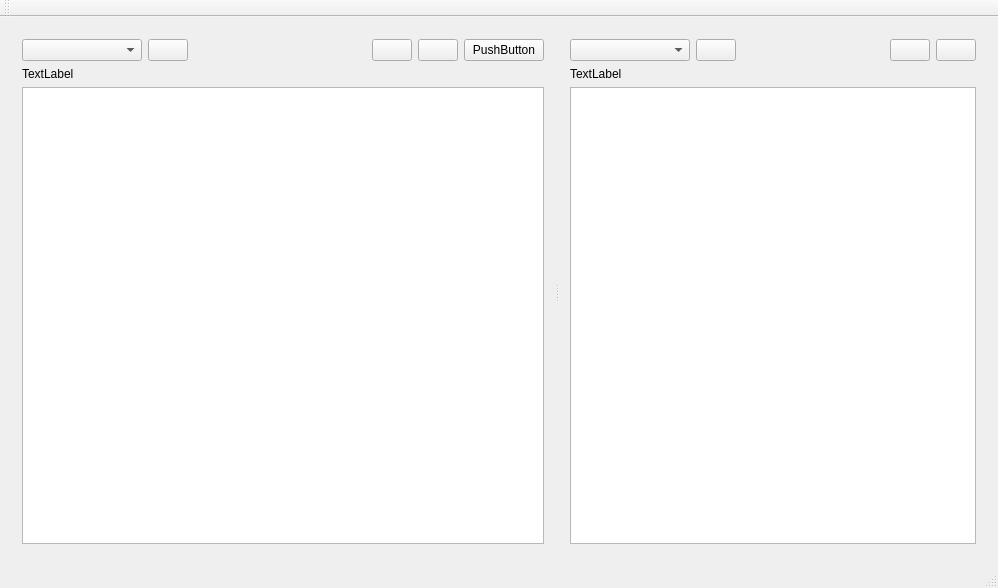
<?xml version="1.0" encoding="UTF-8"?>
<ui version="4.0">
 <class>MainWindow</class>
 <widget class="QMainWindow" name="MainWindow">
  <property name="geometry">
   <rect>
    <x>0</x>
    <y>0</y>
    <width>998</width>
    <height>588</height>
   </rect>
  </property>
  <property name="windowTitle">
   <string>MainWindow</string>
  </property>
  <widget class="QWidget" name="centralWidget">
   <layout class="QGridLayout" name="gridLayout">
    <item row="0" column="0">
     <widget class="QSplitter" name="splitter">
      <property name="orientation">
       <enum>Qt::Horizontal</enum>
      </property>
      <widget class="QWidget" name="layoutWidget">
       <layout class="QVBoxLayout" name="verticalLayout">
        <item>
         <layout class="QHBoxLayout" name="horizontalLayout">
          <item>
           <widget class="QComboBox" name="comboBox1">
            <property name="sizePolicy">
             <sizepolicy hsizetype="Preferred" vsizetype="Fixed">
              <horstretch>0</horstretch>
              <verstretch>0</verstretch>
             </sizepolicy>
            </property>
            <property name="minimumSize">
             <size>
              <width>120</width>
              <height>0</height>
             </size>
            </property>
           </widget>
          </item>
          <item>
           <widget class="QPushButton" name="pushButton">
            <property name="focusPolicy">
             <enum>Qt::NoFocus</enum>
            </property>
            <property name="toolTip">
             <string>Обновить список дисков</string>
            </property>
            <property name="layoutDirection">
             <enum>Qt::LeftToRight</enum>
            </property>
            <property name="text">
             <string/>
            </property>
            <property name="icon">
             <iconset resource="res.qrc">
              <normaloff>:/icon/res/update.png</normaloff>:/icon/res/update.png</iconset>
            </property>
           </widget>
          </item>
          <item>
           <spacer name="horizontalSpacer">
            <property name="orientation">
             <enum>Qt::Horizontal</enum>
            </property>
            <property name="sizeHint" stdset="0">
             <size>
              <width>40</width>
              <height>20</height>
             </size>
            </property>
           </spacer>
          </item>
          <item>
           <widget class="QPushButton" name="pushButtonNewFolderL">
            <property name="toolTip">
             <string>Создать новый каталог</string>
            </property>
            <property name="statusTip">
             <string/>
            </property>
            <property name="text">
             <string/>
            </property>
            <property name="icon">
             <iconset resource="res.qrc">
              <normaloff>:/icon/res/add-folder.png</normaloff>:/icon/res/add-folder.png</iconset>
            </property>
           </widget>
          </item>
          <item>
           <widget class="QPushButton" name="pushButtonDelFolderL">
            <property name="toolTip">
             <string>Удаление каталога и всех файлов</string>
            </property>
            <property name="text">
             <string/>
            </property>
            <property name="icon">
             <iconset resource="res.qrc">
              <normaloff>:/icon/res/remove.png</normaloff>:/icon/res/remove.png</iconset>
            </property>
           </widget>
          </item>
          <item>
           <widget class="QPushButton" name="pushButton_4">
            <property name="text">
             <string>PushButton</string>
            </property>
           </widget>
          </item>
         </layout>
        </item>
        <item>
         <widget class="QLabel" name="label1">
          <property name="text">
           <string>TextLabel</string>
          </property>
         </widget>
        </item>
        <item>
         <widget class="QTreeView" name="treeView1">
          <property name="focusPolicy">
           <enum>Qt::NoFocus</enum>
          </property>
          <property name="dragEnabled">
           <bool>true</bool>
          </property>
          <property name="dragDropMode">
           <enum>QAbstractItemView::DragDrop</enum>
          </property>
          <property name="selectionMode">
           <enum>QAbstractItemView::MultiSelection</enum>
          </property>
          <property name="selectionBehavior">
           <enum>QAbstractItemView::SelectRows</enum>
          </property>
         </widget>
        </item>
       </layout>
      </widget>
      <widget class="QWidget" name="layoutWidget">
       <layout class="QVBoxLayout" name="verticalLayout_2">
        <item>
         <layout class="QHBoxLayout" name="horizontalLayout_2">
          <item>
           <widget class="QComboBox" name="comboBox2">
            <property name="sizePolicy">
             <sizepolicy hsizetype="Preferred" vsizetype="Fixed">
              <horstretch>0</horstretch>
              <verstretch>0</verstretch>
             </sizepolicy>
            </property>
            <property name="minimumSize">
             <size>
              <width>120</width>
              <height>0</height>
             </size>
            </property>
           </widget>
          </item>
          <item>
           <widget class="QPushButton" name="pushButton_2">
            <property name="focusPolicy">
             <enum>Qt::NoFocus</enum>
            </property>
            <property name="toolTip">
             <string>Обновить список дисков</string>
            </property>
            <property name="text">
             <string/>
            </property>
            <property name="icon">
             <iconset resource="res.qrc">
              <normaloff>:/icon/res/update.png</normaloff>:/icon/res/update.png</iconset>
            </property>
           </widget>
          </item>
          <item>
           <spacer name="horizontalSpacer_2">
            <property name="orientation">
             <enum>Qt::Horizontal</enum>
            </property>
            <property name="sizeHint" stdset="0">
             <size>
              <width>40</width>
              <height>20</height>
             </size>
            </property>
           </spacer>
          </item>
          <item>
           <widget class="QPushButton" name="pushButtonNewFolderR">
            <property name="toolTip">
             <string>Создать новый каталог</string>
            </property>
            <property name="text">
             <string/>
            </property>
            <property name="icon">
             <iconset resource="res.qrc">
              <normaloff>:/icon/res/add-folder.png</normaloff>:/icon/res/add-folder.png</iconset>
            </property>
           </widget>
          </item>
          <item>
           <widget class="QPushButton" name="pushButtonDelFolderR">
            <property name="toolTip">
             <string>Удаление каталога и всех файлов</string>
            </property>
            <property name="text">
             <string/>
            </property>
            <property name="icon">
             <iconset resource="res.qrc">
              <normaloff>:/icon/res/remove.png</normaloff>:/icon/res/remove.png</iconset>
            </property>
           </widget>
          </item>
         </layout>
        </item>
        <item>
         <widget class="QLabel" name="label_2">
          <property name="text">
           <string>TextLabel</string>
          </property>
         </widget>
        </item>
        <item>
         <widget class="QTreeView" name="treeView2">
          <property name="focusPolicy">
           <enum>Qt::NoFocus</enum>
          </property>
          <property name="dragEnabled">
           <bool>true</bool>
          </property>
          <property name="dragDropMode">
           <enum>QAbstractItemView::DragDrop</enum>
          </property>
          <property name="selectionMode">
           <enum>QAbstractItemView::MultiSelection</enum>
          </property>
          <property name="selectionBehavior">
           <enum>QAbstractItemView::SelectRows</enum>
          </property>
         </widget>
        </item>
       </layout>
      </widget>
     </widget>
    </item>
   </layout>
  </widget>
  <widget class="QMenuBar" name="menuBar">
   <property name="geometry">
    <rect>
     <x>0</x>
     <y>0</y>
     <width>998</width>
     <height>21</height>
    </rect>
   </property>
  </widget>
  <widget class="QToolBar" name="mainToolBar">
   <attribute name="toolBarArea">
    <enum>TopToolBarArea</enum>
   </attribute>
   <attribute name="toolBarBreak">
    <bool>false</bool>
   </attribute>
  </widget>
  <widget class="QStatusBar" name="statusBar"/>
 </widget>
 <layoutdefault spacing="6" margin="11"/>
 <resources>
  <include location="res.qrc"/>
 </resources>
 <connections/>
</ui>
